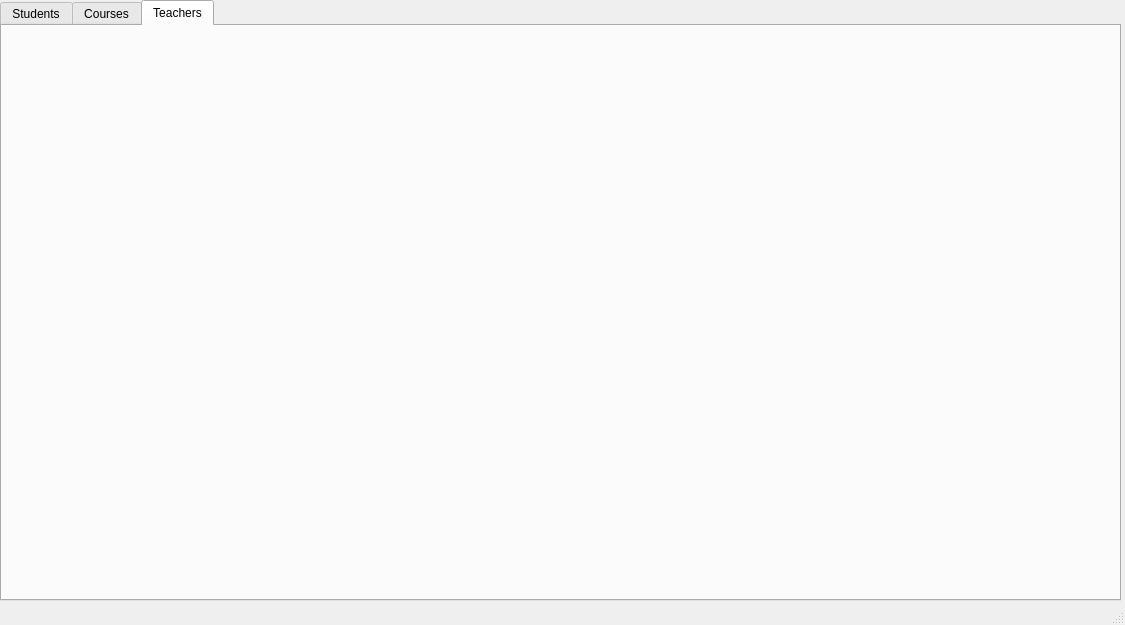
<?xml version="1.0" encoding="UTF-8"?>
<ui version="4.0">
 <class>MainWindow</class>
 <widget class="QMainWindow" name="MainWindow">
  <property name="geometry">
   <rect>
    <x>0</x>
    <y>0</y>
    <width>1125</width>
    <height>625</height>
   </rect>
  </property>
  <property name="windowTitle">
   <string>MainWindow</string>
  </property>
  <widget class="QWidget" name="centralwidget">
   <widget class="QTabWidget" name="tabWidget">
    <property name="geometry">
     <rect>
      <x>0</x>
      <y>0</y>
      <width>1121</width>
      <height>601</height>
     </rect>
    </property>
    <property name="currentIndex">
     <number>2</number>
    </property>
    <widget class="QWidget" name="student">
     <attribute name="title">
      <string>Students</string>
     </attribute>
    </widget>
    <widget class="QWidget" name="course">
     <attribute name="title">
      <string>Courses</string>
     </attribute>
    </widget>
    <widget class="QWidget" name="teacher">
     <attribute name="title">
      <string>Teachers</string>
     </attribute>
    </widget>
   </widget>
  </widget>
  <widget class="QMenuBar" name="menubar">
   <property name="geometry">
    <rect>
     <x>0</x>
     <y>0</y>
     <width>1125</width>
     <height>22</height>
    </rect>
   </property>
  </widget>
  <widget class="QStatusBar" name="statusbar"/>
 </widget>
 <resources/>
 <connections/>
</ui>
